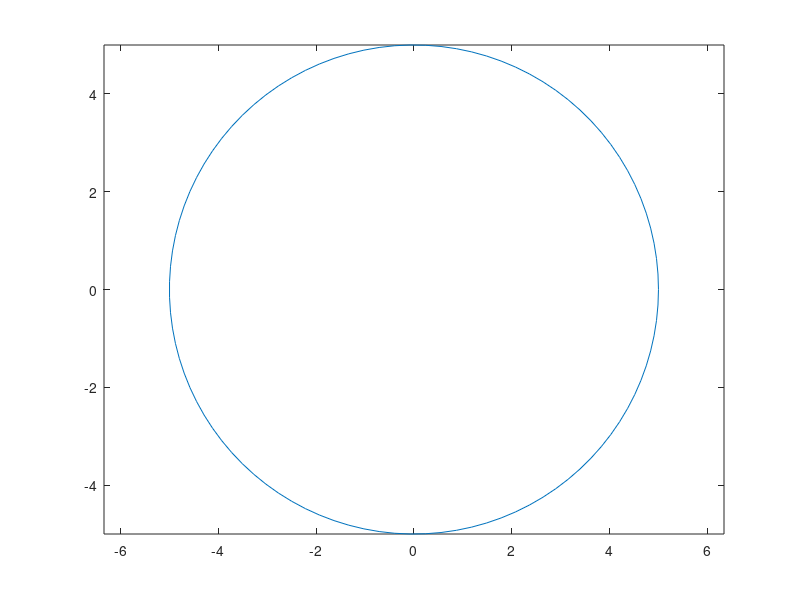

Write the MATLAB code that produced this figure.
% Matlab script to plot a circle from 
% the parametric equation


% ______________________________________________________________
%|                   Marisabel Gonzalez                         |
%|                       03/03/2017                             |
%|______________________________________________________________|


% ______________________________________________________________
%                          VARIABLE NOMENCLATURE               |
%    r = radius cm)                                            |
%    t = parameter (from 0 to 2*pi (rad)                       |
%_______________________________________________________________


disp ('PLOTTING A CIRCLE FROM THE PARAMETER EQUATION')
disp (' ')

% USER PROVIDES DE VALUE OF THE RAIDUS r AND PARAMETER t
r = input('Please input the value of the radius (in m): ');
disp (' ') %Blank line

t = linspace(0,2*pi);

% USING THE PARAMETRIC EQUATION 
x=r*cos(t);
y=r*sin(t);


% COMMAND TO PLOT A CIRCLE
plot(x,y)

% COMMAND TO ENSURE THAT THE CIRCLE IS PLOTTED AS A CIRCLE AND NOT
% AS AN ELLIPSE
axis('equal')


